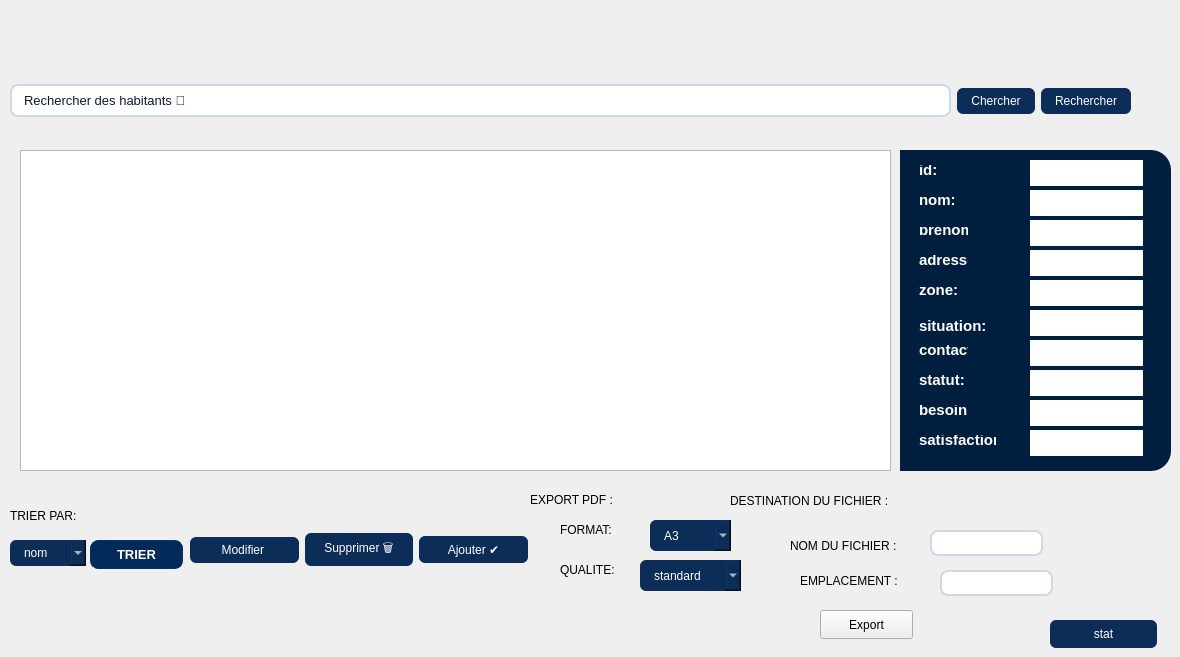
      <widget class="QWidget" name="page_3">
       <widget class="QWidget" name="horizontalLayoutWidget_4">
        <property name="geometry">
         <rect>
          <x>10</x>
          <y>60</y>
          <width>1121</width>
          <height>82</height>
         </rect>
        </property>
        <layout class="QHBoxLayout" name="horizontalLayout_4">
         <item>
          <widget class="QLineEdit" name="lineEdit_rechH">
           <property name="styleSheet">
            <string notr="true">QLineEdit {
    background-color: #ffffff;
    border: 1.5px solid #cfd9e6;
    border-radius: 8px;
    padding: 6px 10px;
    font-size: 13px;
    color: #0a1a2f;
    selection-background-color: #c7e0ff;
    selection-color: #000000;
}

/* Focused (when user clicks or types) */
QLineEdit:focus {
    border: 2px solid #0078d7;          /* Modern blue accent */
    background-color: #ffffff;
    outline: none;
}

/* Hover effect */
QLineEdit:hover {
    border: 1.5px solid #9bbadf;
}

/* Disabled (grayed-out field) */
QLineEdit:disabled {
    background-color: #f0f3f6;
    color: #8c8c8c;
    border: 1px solid #d0d6df;
}

/* Placeholder text style */
QLineEdit::placeholder {
    color: #a0a9b8;
    font-style: italic;
}

/* Optional subtle shadow for depth */
QLineEdit {
    box-shadow: 0 0 3px rgba(0, 0, 0, 0.1);
}</string>
           </property>
           <property name="text">
            <string>Rechercher des habitants 🔎</string>
           </property>
          </widget>
         </item>
         <item>
          <widget class="QPushButton" name="pushButton_9">
           <property name="styleSheet">
            <string notr="true">
QLineEdit:focus {
    border: 1.5px solid #0078d7;
    background-color: #ffffff;
}

QPushButton {
    background-color: #0c2d57;
    color: white;
    border-radius: 6px;
    padding: 6px 14px;
    font-size: 12px;
    border: none;
}

QPushButton#searchButton:hover {
    background-color: #1458a6;
}</string>
           </property>
           <property name="text">
            <string>Chercher</string>
           </property>
          </widget>
         </item>
         <item>
          <widget class="QPushButton" name="pushButton_rechH">
           <property name="styleSheet">
            <string notr="true">
QLineEdit:focus {
    border: 1.5px solid #0078d7;
    background-color: #ffffff;
}

QPushButton {
    background-color: #0c2d57;
    color: white;
    border-radius: 6px;
    padding: 6px 14px;
    font-size: 12px;
    border: none;
}

QPushButton#searchButton:hover {
    background-color: #1458a6;
}</string>
           </property>
           <property name="text">
            <string>Rechercher</string>
           </property>
          </widget>
         </item>
        </layout>
       </widget>
       <widget class="QLabel" name="label_4">
        <property name="geometry">
         <rect>
          <x>10</x>
          <y>500</y>
          <width>121</width>
          <height>31</height>
         </rect>
        </property>
        <property name="styleSheet">
         <string notr="true">color: rgb(0, 0, 0);</string>
        </property>
        <property name="text">
         <string>TRIER PAR:</string>
        </property>
       </widget>
       <widget class="QComboBox" name="comboBox_trieH">
        <property name="geometry">
         <rect>
          <x>10</x>
          <y>540</y>
          <width>76</width>
          <height>26</height>
         </rect>
        </property>
        <property name="styleSheet">
         <string notr="true">
    border: 1.5px solid #0078d7;
    background-color: #ffffff;

    background-color: #0c2d57;
    color: white;
    border-radius: 6px;
    padding: 6px 14px;
    font-size: 12px;
    border: none;</string>
        </property>
        <item>
         <property name="text">
          <string>nom</string>
         </property>
        </item>
        <item>
         <property name="text">
          <string>adresse </string>
         </property>
        </item>
       </widget>
       <widget class="QPushButton" name="pushButton_trieH">
        <property name="geometry">
         <rect>
          <x>90</x>
          <y>540</y>
          <width>93</width>
          <height>29</height>
         </rect>
        </property>
        <property name="styleSheet">
         <string notr="true">QPushButton {
    background-color: #012a59;
    color: #ffffff;
    border: 1px solid #013366;
    border-radius: 8px;
    padding: 6px 14px;
    font-size: 13px;
    font-weight: 500;
}

QPushButton#actionButton:hover {
    background-color: #024b8a;
    border-color: #025aa5;
}

QPushButton#actionButton:pressed {
    background-color: #013869;
}
</string>
        </property>
        <property name="text">
         <string>TRIER</string>
        </property>
       </widget>
       <widget class="QWidget" name="horizontalLayoutWidget_5">
        <property name="geometry">
         <rect>
          <x>190</x>
          <y>510</y>
          <width>338</width>
          <height>80</height>
         </rect>
        </property>
        <layout class="QHBoxLayout" name="horizontalLayout_5">
         <item>
          <widget class="QPushButton" name="pushButton_modifH">
           <property name="styleSheet">
            <string notr="true">
QLineEdit:focus {
    border: 1.5px solid #0078d7;
    background-color: #ffffff;
}

QPushButton {
    background-color: #0c2d57;
    color: white;
    border-radius: 6px;
    padding: 6px 14px;
    font-size: 12px;
    border: none;
}

QPushButton#searchButton:hover {
    background-color: #1458a6;
}</string>
           </property>
           <property name="text">
            <string>Modifier </string>
           </property>
          </widget>
         </item>
         <item>
          <widget class="QPushButton" name="pushButton_suppH">
           <property name="styleSheet">
            <string notr="true">
QLineEdit:focus {
    border: 1.5px solid #0078d7;
    background-color: #ffffff;
}

QPushButton {
    background-color: #0c2d57;
    color: white;
    border-radius: 6px;
    padding: 6px 14px;
    font-size: 12px;
    border: none;
}

QPushButton#searchButton:hover {
    background-color: #1458a6;
}</string>
           </property>
           <property name="text">
            <string>Supprimer 🗑️</string>
           </property>
          </widget>
         </item>
         <item>
          <widget class="QPushButton" name="pushButton_ajoutH">
           <property name="styleSheet">
            <string notr="true">
QLineEdit:focus {
    border: 1.5px solid #0078d7;
    background-color: #ffffff;
}

QPushButton {
    background-color: #0c2d57;
    color: white;
    border-radius: 6px;
    padding: 6px 14px;
    font-size: 12px;
    border: none;
}

QPushButton#searchButton:hover {
    background-color: #1458a6;
}</string>
           </property>
           <property name="text">
            <string>Ajouter ✔️</string>
           </property>
          </widget>
         </item>
        </layout>
       </widget>
       <widget class="QLabel" name="label_6">
        <property name="geometry">
         <rect>
          <x>530</x>
          <y>490</y>
          <width>101</width>
          <height>20</height>
         </rect>
        </property>
        <property name="styleSheet">
         <string notr="true">color: rgb(0, 0, 0);</string>
        </property>
        <property name="text">
         <string>EXPORT PDF :</string>
        </property>
       </widget>
       <widget class="QLabel" name="label_11">
        <property name="geometry">
         <rect>
          <x>560</x>
          <y>520</y>
          <width>91</width>
          <height>20</height>
         </rect>
        </property>
        <property name="styleSheet">
         <string notr="true">color: rgb(0, 0, 0);</string>
        </property>
        <property name="text">
         <string>FORMAT:</string>
        </property>
       </widget>
       <widget class="QComboBox" name="formatH">
        <property name="geometry">
         <rect>
          <x>650</x>
          <y>520</y>
          <width>81</width>
          <height>31</height>
         </rect>
        </property>
        <property name="styleSheet">
         <string notr="true">
    border: 1.5px solid #0078d7;
    background-color: #ffffff;

    background-color: #0c2d57;
    color: white;
    border-radius: 6px;
    padding: 6px 14px;
    font-size: 12px;
    border: none;</string>
        </property>
        <item>
         <property name="text">
          <string>A3</string>
         </property>
        </item>
        <item>
         <property name="text">
          <string>A4</string>
         </property>
        </item>
        <item>
         <property name="text">
          <string>A5</string>
         </property>
        </item>
       </widget>
       <widget class="QLabel" name="label_19">
        <property name="geometry">
         <rect>
          <x>560</x>
          <y>560</y>
          <width>81</width>
          <height>20</height>
         </rect>
        </property>
        <property name="styleSheet">
         <string notr="true">color: rgb(0, 0, 0);</string>
        </property>
        <property name="text">
         <string>QUALITE:</string>
        </property>
       </widget>
       <widget class="QComboBox" name="qualiteH">
        <property name="geometry">
         <rect>
          <x>640</x>
          <y>560</y>
          <width>101</width>
          <height>31</height>
         </rect>
        </property>
        <property name="styleSheet">
         <string notr="true">
    border: 1.5px solid #0078d7;
    background-color: #ffffff;

    background-color: #0c2d57;
    color: white;
    border-radius: 6px;
    padding: 6px 14px;
    font-size: 12px;
    border: none;</string>
        </property>
        <item>
         <property name="text">
          <string>standard</string>
         </property>
        </item>
        <item>
         <property name="text">
          <string>***</string>
         </property>
        </item>
       </widget>
       <widget class="QLabel" name="label_31">
        <property name="geometry">
         <rect>
          <x>730</x>
          <y>490</y>
          <width>181</width>
          <height>21</height>
         </rect>
        </property>
        <property name="styleSheet">
         <string notr="true">color: rgb(0, 0, 0);</string>
        </property>
        <property name="text">
         <string>DESTINATION DU FICHIER :</string>
        </property>
       </widget>
       <widget class="QLabel" name="label_32">
        <property name="geometry">
         <rect>
          <x>790</x>
          <y>530</y>
          <width>141</width>
          <height>31</height>
         </rect>
        </property>
        <property name="styleSheet">
         <string notr="true">color: rgb(0, 0, 0);</string>
        </property>
        <property name="text">
         <string>NOM DU FICHIER :</string>
        </property>
       </widget>
       <widget class="QLabel" name="label_33">
        <property name="geometry">
         <rect>
          <x>800</x>
          <y>570</y>
          <width>131</width>
          <height>21</height>
         </rect>
        </property>
        <property name="styleSheet">
         <string notr="true">color: rgb(0, 0, 0);</string>
        </property>
        <property name="text">
         <string>EMPLACEMENT :</string>
        </property>
       </widget>
       <widget class="QLineEdit" name="nomfichierH">
        <property name="geometry">
         <rect>
          <x>930</x>
          <y>530</y>
          <width>113</width>
          <height>26</height>
         </rect>
        </property>
        <property name="styleSheet">
         <string notr="true">QLineEdit {
    background-color: #ffffff;
    border: 1.5px solid #cfd9e6;
    border-radius: 8px;
    padding: 6px 10px;
    font-size: 13px;
    color: #0a1a2f;
    selection-background-color: #c7e0ff;
    selection-color: #000000;
}

/* Focused (when user clicks or types) */
QLineEdit:focus {
    border: 2px solid #0078d7;          /* Modern blue accent */
    background-color: #ffffff;
    outline: none;
}

/* Hover effect */
QLineEdit:hover {
    border: 1.5px solid #9bbadf;
}

/* Disabled (grayed-out field) */
QLineEdit:disabled {
    background-color: #f0f3f6;
    color: #8c8c8c;
    border: 1px solid #d0d6df;
}

/* Placeholder text style */
QLineEdit::placeholder {
    color: #a0a9b8;
    font-style: italic;
}

/* Optional subtle shadow for depth */
QLineEdit {
    box-shadow: 0 0 3px rgba(0, 0, 0, 0.1);
}</string>
        </property>
       </widget>
       <widget class="QLineEdit" name="emplacementH">
        <property name="geometry">
         <rect>
          <x>940</x>
          <y>570</y>
          <width>113</width>
          <height>26</height>
         </rect>
        </property>
        <property name="styleSheet">
         <string notr="true">QLineEdit {
    background-color: #ffffff;
    border: 1.5px solid #cfd9e6;
    border-radius: 8px;
    padding: 6px 10px;
    font-size: 13px;
    color: #0a1a2f;
    selection-background-color: #c7e0ff;
    selection-color: #000000;
}

/* Focused (when user clicks or types) */
QLineEdit:focus {
    border: 2px solid #0078d7;          /* Modern blue accent */
    background-color: #ffffff;
    outline: none;
}

/* Hover effect */
QLineEdit:hover {
    border: 1.5px solid #9bbadf;
}

/* Disabled (grayed-out field) */
QLineEdit:disabled {
    background-color: #f0f3f6;
    color: #8c8c8c;
    border: 1px solid #d0d6df;
}

/* Placeholder text style */
QLineEdit::placeholder {
    color: #a0a9b8;
    font-style: italic;
}

/* Optional subtle shadow for depth */
QLineEdit {
    box-shadow: 0 0 3px rgba(0, 0, 0, 0.1);
}</string>
        </property>
       </widget>
       <widget class="QPushButton" name="exportH">
        <property name="geometry">
         <rect>
          <x>820</x>
          <y>610</y>
          <width>93</width>
          <height>29</height>
         </rect>
        </property>
        <property name="styleSheet">
         <string notr="true">QLineEdit {
    background-color: #ffffff;
    border: 1px solid #ccd6e1;
    border-radius: 8px;
    padding: 6px 12px;
    font-size: 13px;
}

QLineEdit:focus {
    border: 1.5px solid #0078d7;
    background-color: #ffffff;
}

QPushButton {
    background-color: #0c2d57;
    color: white;
    border-radius: 6px;
    padding: 6px 14px;
    font-size: 12px;
    border: none;
}

QPushButton#searchButton:hover {
    background-color: #1458a6;
}color: rgb(248, 249, 250);
font: italic 9pt &quot;Segoe UI&quot;;
background-color: rgb(13, 59, 102);</string>
        </property>
        <property name="text">
         <string>Export</string>
        </property>
       </widget>
       <widget class="QGroupBox" name="groupBox">
        <property name="geometry">
         <rect>
          <x>900</x>
          <y>150</y>
          <width>271</width>
          <height>321</height>
         </rect>
        </property>
        <property name="styleSheet">
         <string notr="true">
    background-color: #001f3f;            /* Deep navy blue */
    border-top-right-radius: 20px;
    border-bottom-right-radius: 20px;
    padding: 20px 10px;
    border: none;
    color: #ffffff;
    font-size: 15px;
    font-weight: 600;
    padding: 5px;</string>
        </property>
        <property name="title">
         <string/>
        </property>
        <widget class="QLineEdit" name="lineEdit_nom">
         <property name="geometry">
          <rect>
           <x>130</x>
           <y>40</y>
           <width>113</width>
           <height>26</height>
          </rect>
         </property>
         <property name="styleSheet">
          <string notr="true">color: rgb(255, 255, 255);
background-color: rgb(255, 255, 255);</string>
         </property>
        </widget>
        <widget class="QLineEdit" name="lineEdit_prenom">
         <property name="geometry">
          <rect>
           <x>130</x>
           <y>70</y>
           <width>113</width>
           <height>26</height>
          </rect>
         </property>
         <property name="styleSheet">
          <string notr="true">color: rgb(255, 255, 255);
background-color: rgb(255, 255, 255);</string>
         </property>
        </widget>
        <widget class="QLineEdit" name="lineEdit_id">
         <property name="geometry">
          <rect>
           <x>130</x>
           <y>10</y>
           <width>113</width>
           <height>26</height>
          </rect>
         </property>
         <property name="styleSheet">
          <string notr="true">color: rgb(255, 255, 255);
background-color: rgb(255, 255, 255);</string>
         </property>
        </widget>
        <widget class="QLineEdit" name="lineEdit_adresse">
         <property name="geometry">
          <rect>
           <x>130</x>
           <y>100</y>
           <width>113</width>
           <height>26</height>
          </rect>
         </property>
         <property name="styleSheet">
          <string notr="true">color: rgb(255, 255, 255);
background-color: rgb(255, 255, 255);color: rgb(255, 255, 255);</string>
         </property>
        </widget>
        <widget class="QLineEdit" name="lineEdit_zone">
         <property name="geometry">
          <rect>
           <x>130</x>
           <y>130</y>
           <width>113</width>
           <height>26</height>
          </rect>
         </property>
         <property name="styleSheet">
          <string notr="true">color: rgb(255, 255, 255);
background-color: rgb(255, 255, 255);color: rgb(255, 255, 255);</string>
         </property>
        </widget>
        <widget class="QLineEdit" name="lineEdit_situation">
         <property name="geometry">
          <rect>
           <x>130</x>
           <y>160</y>
           <width>113</width>
           <height>26</height>
          </rect>
         </property>
         <property name="styleSheet">
          <string notr="true">color: rgb(255, 255, 255);
background-color: rgb(255, 255, 255);color: rgb(255, 255, 255);</string>
         </property>
        </widget>
        <widget class="QLineEdit" name="lineEdit_contact">
         <property name="geometry">
          <rect>
           <x>130</x>
           <y>190</y>
           <width>113</width>
           <height>26</height>
          </rect>
         </property>
         <property name="styleSheet">
          <string notr="true">color: rgb(255, 255, 255);
background-color: rgb(255, 255, 255);color: rgb(255, 255, 255);</string>
         </property>
        </widget>
        <widget class="QLineEdit" name="lineEdit_statut">
         <property name="geometry">
          <rect>
           <x>130</x>
           <y>220</y>
           <width>113</width>
           <height>26</height>
          </rect>
         </property>
         <property name="styleSheet">
          <string notr="true">color: rgb(255, 255, 255);
background-color: rgb(255, 255, 255);color: rgb(255, 255, 255);</string>
         </property>
        </widget>
        <widget class="QLineEdit" name="lineEdit_besoins">
         <property name="geometry">
          <rect>
           <x>130</x>
           <y>250</y>
           <width>113</width>
           <height>26</height>
          </rect>
         </property>
         <property name="styleSheet">
          <string notr="true">color: rgb(255, 255, 255);
background-color: rgb(255, 255, 255);color: rgb(255, 255, 255);</string>
         </property>
        </widget>
        <widget class="QLineEdit" name="lineEdit_satisfaction">
         <property name="geometry">
          <rect>
           <x>130</x>
           <y>280</y>
           <width>113</width>
           <height>26</height>
          </rect>
         </property>
         <property name="styleSheet">
          <string notr="true">color: rgb(255, 255, 255);
background-color: rgb(255, 255, 255);color: rgb(255, 255, 255);</string>
         </property>
        </widget>
        <widget class="QLabel" name="label_144">
         <property name="geometry">
          <rect>
           <x>10</x>
           <y>10</y>
           <width>63</width>
           <height>20</height>
          </rect>
         </property>
         <property name="styleSheet">
          <string notr="true">color: rgb(255, 255, 255);</string>
         </property>
         <property name="text">
          <string>id:</string>
         </property>
        </widget>
        <widget class="QLabel" name="label_145">
         <property name="geometry">
          <rect>
           <x>10</x>
           <y>40</y>
           <width>63</width>
           <height>20</height>
          </rect>
         </property>
         <property name="styleSheet">
          <string notr="true">color: rgb(255, 255, 255);</string>
         </property>
         <property name="text">
          <string>nom:</string>
         </property>
        </widget>
        <widget class="QLabel" name="label_146">
         <property name="geometry">
          <rect>
           <x>10</x>
           <y>70</y>
           <width>63</width>
           <height>20</height>
          </rect>
         </property>
         <property name="styleSheet">
          <string notr="true">color: rgb(255, 255, 255);</string>
         </property>
         <property name="text">
          <string>prenom:</string>
         </property>
        </widget>
        <widget class="QLabel" name="label_147">
         <property name="geometry">
          <rect>
           <x>10</x>
           <y>100</y>
           <width>63</width>
           <height>20</height>
          </rect>
         </property>
         <property name="text">
          <string/>
         </property>
        </widget>
        <widget class="QLabel" name="label_148">
         <property name="geometry">
          <rect>
           <x>10</x>
           <y>100</y>
           <width>63</width>
           <height>20</height>
          </rect>
         </property>
         <property name="styleSheet">
          <string notr="true">color: rgb(255, 255, 255);</string>
         </property>
         <property name="text">
          <string>adresse:</string>
         </property>
        </widget>
        <widget class="QLabel" name="label_149">
         <property name="geometry">
          <rect>
           <x>10</x>
           <y>130</y>
           <width>63</width>
           <height>20</height>
          </rect>
         </property>
         <property name="styleSheet">
          <string notr="true">color: rgb(255, 255, 255);</string>
         </property>
         <property name="text">
          <string>zone:</string>
         </property>
        </widget>
        <widget class="QLabel" name="label_150">
         <property name="geometry">
          <rect>
           <x>10</x>
           <y>160</y>
           <width>81</width>
           <height>31</height>
          </rect>
         </property>
         <property name="styleSheet">
          <string notr="true">color: rgb(255, 255, 255);</string>
         </property>
         <property name="text">
          <string>situation:</string>
         </property>
        </widget>
        <widget class="QLabel" name="label_151">
         <property name="geometry">
          <rect>
           <x>10</x>
           <y>190</y>
           <width>63</width>
           <height>20</height>
          </rect>
         </property>
         <property name="styleSheet">
          <string notr="true">color: rgb(255, 255, 255);</string>
         </property>
         <property name="text">
          <string>contact:</string>
         </property>
        </widget>
        <widget class="QLabel" name="label_152">
         <property name="geometry">
          <rect>
           <x>10</x>
           <y>220</y>
           <width>63</width>
           <height>20</height>
          </rect>
         </property>
         <property name="styleSheet">
          <string notr="true">color: rgb(255, 255, 255);</string>
         </property>
         <property name="text">
          <string>statut:</string>
         </property>
        </widget>
        <widget class="QLabel" name="label_153">
         <property name="geometry">
          <rect>
           <x>10</x>
           <y>250</y>
           <width>63</width>
           <height>20</height>
          </rect>
         </property>
         <property name="styleSheet">
          <string notr="true">color: rgb(255, 255, 255);</string>
         </property>
         <property name="text">
          <string>besoins:</string>
         </property>
        </widget>
        <widget class="QLabel" name="label_154">
         <property name="geometry">
          <rect>
           <x>10</x>
           <y>280</y>
           <width>91</width>
           <height>20</height>
          </rect>
         </property>
         <property name="styleSheet">
          <string notr="true">color: rgb(255, 255, 255);</string>
         </property>
         <property name="text">
          <string>satisfaction:</string>
         </property>
        </widget>
       </widget>
       <widget class="QTableView" name="tableView_habitants">
        <property name="geometry">
         <rect>
          <x>20</x>
          <y>150</y>
          <width>871</width>
          <height>321</height>
         </rect>
        </property>
       </widget>
       <widget class="QPushButton" name="statistique">
        <property name="geometry">
         <rect>
          <x>1050</x>
          <y>620</y>
          <width>107</width>
          <height>28</height>
         </rect>
        </property>
        <property name="styleSheet">
         <string notr="true">
QLineEdit:focus {
    border: 1.5px solid #0078d7;
    background-color: #ffffff;
}

QPushButton {
    background-color: #0c2d57;
    color: white;
    border-radius: 6px;
    padding: 6px 14px;
    font-size: 12px;
    border: none;
}

QPushButton#searchButton:hover {
    background-color: #1458a6;
}</string>
        </property>
        <property name="text">
         <string>stat</string>
        </property>
       </widget>
      </widget>
